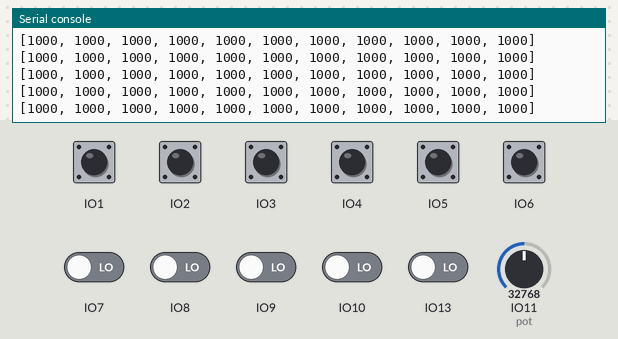
This program was run on a simulated ESP32 board running CircuitPython. Shown: the last lines printed to the serial console. The test bench sets the inputs (shaded band); at power-on: IO1–10, IO13 LOW, IO11 (pot) = 32768 (analog values on the 0–65535 scale). MIDI messages are not drawn; touch pads read as touched when driven HIGH.

Above: at 2.5 s.
2.6 s: IO1 pulled HIGH for 0.15 s
At 2.77 s:
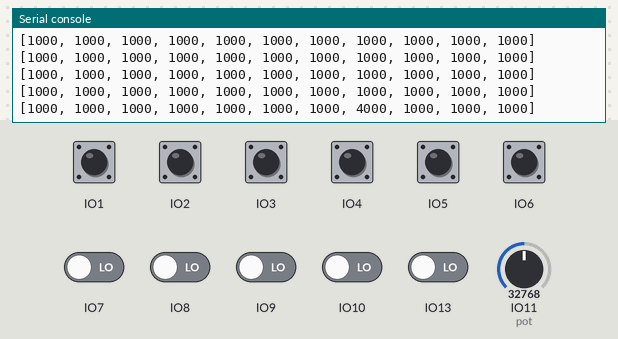
4.2 s: IO2 pulled HIGH for 0.15 s
At 4.46 s:
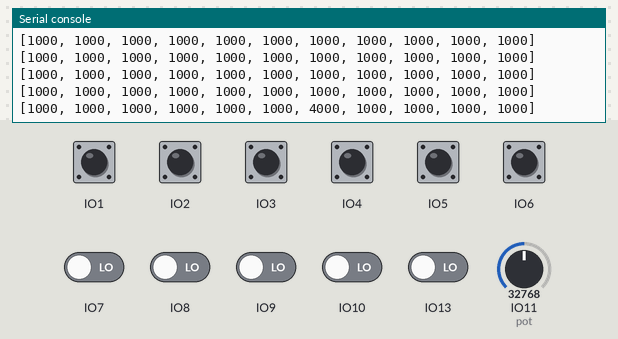
5.8 s: IO3 pulled HIGH for 1 s
At 6.15 s:
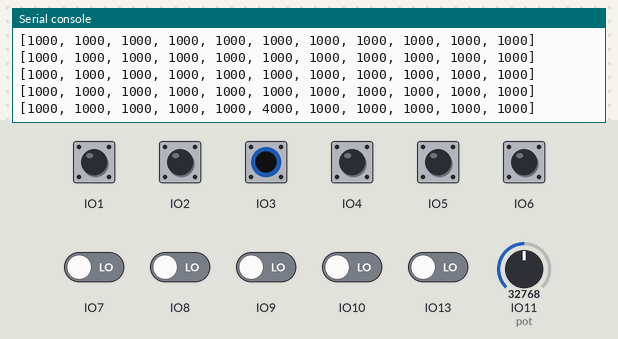
8.3 s: IO4 pulled HIGH for 0.15 s
At 8.47 s:
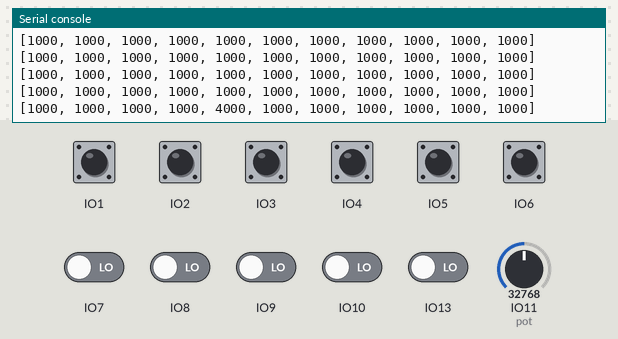
9.9 s: IO5 pulled HIGH for 0.15 s
At 10.17 s:
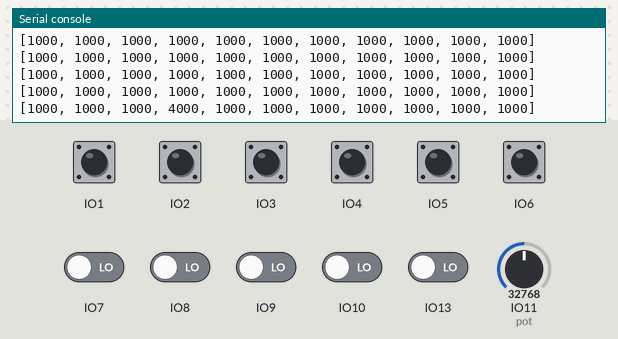
11.5 s: IO6 pulled HIGH for 1 s
At 11.86 s:
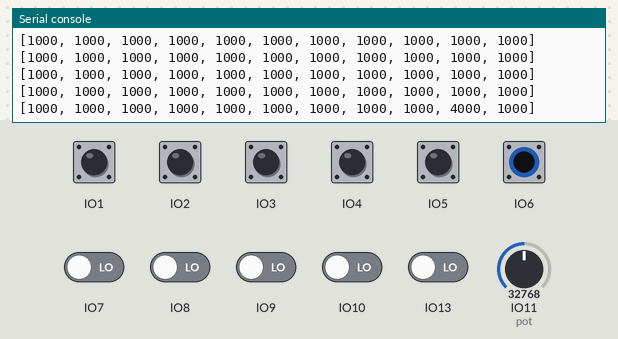

The program:

code.py
```python
#####
# Robin
####

import board, analogio, analogio, neopixel, pwmio, storage, microcontroller
import time, math, random, sensors, midi_handler
from imu_driver import IMU
from imu_processing import *
from midi_handler import MidiHandler

DEBUG_TOUCH = False
DEBUG_CAP = True

pot = [sensors.Pot(11)]
midi = midi_handler.MidiHandler( channel=0 )

num_touch = 11
touchPins = [8, 9, 10, 5, 4, 3, 2, 1, 13, 6, 7]
button = [sensors.TouchButton(touchPins[i]) for i in range(num_touch)]

thresholds= [ 0.5 for i in range(11)]
# thresholds[8] = 0.4
# thresholds[9] = 0.4

def update_thresholds():
    for i in range(num_touch):
        button[i].set_threshold(thresholds[i])
    print('updated thresholds')
    button[i].calibration_mode = True


update_thresholds()

def note_on(note, vel):
    print("NOTE_ON", note, vel)
midi.on_note_on = note_on

def on_cc(num,val):
    print("CC", num, val)
    if num == 127:
        if val == 0 and microcontroller.nvm[0] == 1:
            microcontroller.nvm[0] = 0
            microcontroller.reset()
        elif microcontroller.nvm[0] == 0:
            microcontroller.nvm[0] = 1
            microcontroller.reset()
midi.on_control_change = on_cc

# left = [4,3,2,1]
# right = [9,10,5]
# thumb = 8
# arrors = [13,6]
# strip = 7

# imu = IMU(board_type="LSM6", SDA=board.IO44, SCL=board.IO43)
imu = IMU(board_type="BMI160", SDA=board.IO44, SCL=board.IO43)

cap_timer = 0
print_timer = 0

scale = [0,2,4,5,7,9,11,12,14,16,17,19,21,23,24]
left_note = 0
right_note = 0
level = 0

touch_interval = 0.2 if DEBUG_TOUCH else 0.001
control_interval = 0.2 if DEBUG_CAP else 0.02
imu.update()
accel = [imu.accel_cur[i] for i in range(3)]
magnitude = get_magnitude(accel)
tilt = [0,0,0]

level_smoothing = 0.9

while True:

    if time.monotonic()-cap_timer >= touch_interval:
        cap_timer= time.monotonic()
        midi.update()

        for i in range(num_touch):
            button[i].update()

        msg = []
        for i in range(num_touch):
            value = button[i].get_state()
            if i == 0:
#                 print(thresholds[0], value, button[i].value, button[i].calibration_mode)
                button[i].calibration_mode = True
            if value == "pressed":
#                 if i == 0: update_thresholds()
                midi.send_note(i, 127)
                msg.append(1)
            elif value == "down": msg.append(1)
            elif value == "released":
                msg.append(0)
                midi.send_note(i, 0)
            elif value == "up": msg.append(0)
            else: msg.append(0)
        if DEBUG_TOUCH: print(msg)

        rnote = scale[ msg[1] + msg[2]*2 + msg[3]*4 + 4] - 12
        lnote = scale[ msg[4] + msg[5]*2 + msg[6]*4 + msg[7]*4 ]

        if rnote!= right_note:
            right_note = rnote
#             midi.send_note(right_note+48, 127)
#             print('right', right_note)
        if lnote!= left_note:
            left_note = lnote
#             midi.send_note(left_note+48, 127, 1)
#             print('left', left_note)

    if time.monotonic()-print_timer >= control_interval:
        print_timer = time.monotonic()

        # IMU
        new_data = imu.update()
#         print(new_data)
        for i in range(3):
            accel[i] = onepole(imu.accel_cur[i],accel[i],level_smoothing)
        magnitude = smooth(get_magnitude(accel), magnitude, level_smoothing/2, level_smoothing/2+.5)
#         print(accel, magnitude*10)
        tilt = get_tilt_angles(imu.accel_cur)
        midi.force_send_cc(3, tilt[0]/2 + 45)
        midi.force_send_cc(4, tilt[1]/2 + 45)
        midi.force_send_cc(5, tilt[2]/2 + 45)


        # POTENTIOMETER
        value = pot[0].read()
        if value:
            level_smoothing = 1 - math.pow(value/128,2)
#             print(level_smoothing)
            midi.send_cc(0, value)

        #pitch bend
        r_bend = 0
        count = 0
        for i in range (1,4):
            if button[i].state == 'pressed' or button[i].state == 'down':
                r_bend += button[i].value
                count += 1

        if count > 0:
            r_bend = r_bend/500/count*20
#             midi.force_send_cc(0, r_bend)
#             print('R', count, r_bend)

        l_bend = 0
        count = 0
        for i in range (4,7):
            if button[i].state == 'pressed' or button[i].state == 'down':
                l_bend += button[i].value
                count += 1
        if count > 0:
            l_bend = l_bend/500/count*20
#             midi.force_send_cc(1, l_bend)
#             print('L', count, l_bend)

        # amplitude
        level = level*0.2 + (button[0].value/20) * .8
        level = level/100 + magnitude*1000
        level = math.pow( level/127,0.5) * 127
        midi.force_send_cc(2, level)
#         print(level)
#         print(button[0].value,button[1].value,button[4].value  )
        if DEBUG_CAP:
            msg = []
            for i in range (11):
                msg.append(button[i].raw())
            print(msg)
```

sensors.py
```python
# sensors.py
import analogio, digitalio, touchio, board, math, time

class Pot:
    """
    Represents one potentiometer.

    Stores:
    - ADC reference
    - previous value (for change detection)
    """

    def __init__(self, pin):
        self.pin =  getattr(board, f'D{pin}')
        self.pot = analogio.AnalogIn(self.pin)
        self.prev_value = 0

    def read(self):
        value = self.pot.value >> 9
        new_value = False
        if value != self.prev_value:
            new_value = True
        self.prev_value = value
        if new_value is True:
            return value
        else:
            return False

    def raw(self):
        self.prev_value = self.pot.value >> 9
        return self.prev_value

class Button:
    """
    Represents one digital button.

    Handles:
    - Digital input setup
    - Edge detection (press / release)
    - Previous state tracking
    """

    def __init__(self, pin):
        self.pin =  getattr(board, f'D{pin}')
        self.button = digitalio.DigitalInOut(self.pin)
        self.button.direction = digitalio.Direction.INPUT
        self.button.pull = digitalio.Pull.UP

        self.prev_state = self.button.value

    def read(self):
        """
        Returns:
        - "pressed"
        - "released"
        - None
        """
        current = self.button.value

        if current != self.prev_state:
            self.prev_state = current
            return "pressed" if not current else "released"

        return False

class TouchButton:
    """
    Represents one capsense button.

    Handles:
    - Digital input setup
    - Edge detection (press / release)
    - Previous state tracking
    """

    def __init__(self, pin):
        self.pin =  getattr(board, f'D{pin}')
        self.button = touchio.TouchIn(self.pin)
        time.sleep( 0.1 )
        self.button.threshold = 100
        self.prev_state = False
        self.value = 0
        self.prev_raw = 0
        self.state = "up"
        self.smoothing = 0.5
        self.baseline = 40000
        self.baseline_smoothing = 1
        self.threshold = 0.3
        self.calibration_mode = False
        self.peak = 50000

    def calibrate(self):
        self.calibration_mode = True
        self.button.threshold = 10000

    def update(self):
        # read and lowpass filter
        raw = self.button.raw_value * (1-self.smoothing) + self.prev_raw * self.smoothing
        self.prev_raw = raw
        # set peak

        if raw > self.peak: self.peak = raw
        elif self.peak > self.baseline - 10000: self.peak -= 1
        if (self.peak - self.baseline) > 10000:
            # update baseline
#             if not self.button.value or self.calibration_mode:
            if raw < self.baseline:
                self.baseline = raw
                new_threshold =  self.baseline + self.threshold
                if new_threshold < 35535 :  self.button.threshold = math.floor(new_threshold)
            elif self.baseline < self.peak - 10000: self.baseline += self.baseline_smoothing

            if self.peak - self.baseline > 0: self.value = (raw - self.baseline)/(self.peak - self.baseline)
#         if self.calibration_mode:
#             if self.value < 50:
#                 self.calibration_mode = False
#                 self.set_threshold(self.threshold)
#         print(raw, self.value, self.baseline)
#         self.state = self.get_state()
        if self.peak - self.baseline > 0:
            self.value = (raw - self.baseline) / (self.peak - self.baseline)

    def get_state(self):
        """
        Returns:
        - "pressed"
        - "released"
        - None
        """
        current = self.value > self.threshold

        if current != self.prev_state:
            self.prev_state = current
            self.state = current
            self.state =  "pressed" if current else "released"
        else:
            self.state = "down" if current else "up"
        return self.state

    def read(self):
        """
        Returns:
        - "pressed"
        - "released"
        - None
        """
        current = self.value > self.threshold

        if current != self.prev_state:
            self.prev_state = current
            return "pressed" if current else "released"

        return False

    def raw(self):
        return self.button.raw_value

    def set_threshold(self, value):
        try:
            self.threshold = value
            self.baseline = self.button.raw_value
#             self.button.threshold = self.button.raw_value + self.threshold
        except Exception as e:
            print("bad threshold ", self.button.raw_value + self.threshold, e)

    
```

midi_handler.py
```python
import usb_midi
import adafruit_midi
from adafruit_midi.note_on import NoteOn
from adafruit_midi.note_off import NoteOff
from adafruit_midi.control_change import ControlChange

midi_debug = False
print("MIDI ports:", usb_midi.ports)

class MidiHandler:
    def __init__(self, channel = 0 ):
        self.midi = adafruit_midi.MIDI(
            midi_in=usb_midi.ports[0],
            midi_out=usb_midi.ports[1],
            in_channel=(channel),
            out_channel=(channel),
            debug=False,
            )

        self.on_note_on = lambda note, velocity: print(f"Note On {msg.note} Velocity: {msg.velocity}")
        self.on_note_off = lambda note, velocity: print(f'Note Off {note} Velocity {velocity}')
        self.on_control_change = lambda num, val: print(f'CC {num} Value {val}')
#         self.on_note_on = None
#         self.on_note_off = None
#         self.on_control_change = None
        self.cc_values = [0] * 128

    def update(self):
        """Call this in your main loop"""
        msg = self.midi.receive()

        if msg is not None:
            print(msg)
            if isinstance(msg, NoteOn):
                if self.on_note_on:
                    self.on_note_on(msg.note, msg.velocity)
            elif isinstance(msg, NoteOff):
                if self.on_note_off:
                    self.on_note_off(msg.note, msg.velocity)
            elif isinstance(msg, ControlChange):
                if self.on_control_change:
                    self.on_control_change(msg.control, msg.value)


    def send_note(self, note,vel,channel = 0):
        if midi_debug: print('NOTE: ', note,vel)
        if vel > 0:
            if vel > 127: vel = 127
            if note < 0: note = 0
            elif note > 127: note = 127
            self.midi.send(NoteOn(note,vel),channel) # Send Middle C
        else:
            self.midi.send(NoteOff(note, 0),channel)

    def send_cc(self, num, val,channel = 0):
        val = int(val)
        if val > 127: val = 127
        elif val < 0: val = 0
        if num < 0: num = 0
        elif num > 127: num = 127

        if val != self.cc_values[num]:
            if midi_debug: print('CC: ', num,val)
    #         if num == 12: print(val)
            self.cc_values[num] = val
            self.midi.send(ControlChange(num, int(val)),channel)

    def force_send_cc(self, num, val,channel = 0):
        val = int(val)
        if val > 127: val = 127
        elif val < 0: val = 0
        if num < 0: num = 0
        elif num > 127: num = 127

        if midi_debug: print('Force CC: ', num,val)
        self.cc_values[num] = val
        self.midi.send(ControlChange(num, int(val)), channel)
```

imu_driver.py
```python
import board
import busio
import time
import struct

class IMU:
    def __init__(self, board_type="LSM6", SDA=board.IO43, SCL=board.IO44):
        self._i2c_bus = None

        try:
            self.i2c = busio.I2C(SCL, SDA) # Note: SCL is usually first in busio.I2C
        except Exception as e:
            print(f"Failed to create I2C bus: {e}")

        self.BOARD = board_type
        # LSM6 0x6B, BMI 0x69
        self.DEVICE_ADDRESS = 0x6B if self.BOARD == "LSM6" else 0x69

        # Default Registers (LSM6DS3)
        self.ACCEL_START_REG = 0x28
        self.GYRO_START_REG = 0x22
        self.CTRL1_XL = 0x10  # Accel config
        self.CTRL2_G = 0x11   # Gyro config
        self.STATUS_REG = 0x1E
        self.POWER_CMD = 0x7E # Specific to BMI160

        if self.BOARD == "BMI160":
            self.ACCEL_START_REG = 0x12
            self.GYRO_START_REG = 0x0C
            self.CTRL1_XL = 0x40
            self.CTRL2_G = 0x42
            self.STATUS_REG = 0x1B

        self.accel_cur = [0.0, 0.0, 0.0]
        self.gyro_cur = [0.0, 0.0, 0.0]
        self.buffer = bytearray(6)

        self.init_sensor()

        self.poll_rate = 0.01 #in seconds
        self.prev_time = 0

    def init_sensor(self):
        if self.BOARD == "LSM6":
            # Enable Accel (104Hz, 2g) and Gyro (104Hz, 2000 dps)
            self.write_register(self.CTRL1_XL, 0x40)
            self.write_register(self.CTRL2_G, 0x4C)
        elif self.BOARD == "BMI160":
            # BMI160 Power-up sequence
            self.write_register(self.POWER_CMD, 0x11) # Accel to Normal Mode
            time.sleep(0.1)
            self.write_register(self.POWER_CMD, 0x15) # Gyro to Normal Mode
            time.sleep(0.1)

    def update(self):
        if time.monotonic() - self.prev_time > self.poll_rate:
            self.prev_time = time.monotonic()
        else: return 0

        status = self.read_register(self.STATUS_REG)

        # Handle different status bits per chip
        if self.BOARD == "LSM6":
            accel_ready = (status & 0x01)
            gyro_ready = (status & 0x02)
        else: # BMI160
            accel_ready = (status & 0x80)
            gyro_ready = (status & 0x40)

        if accel_ready:
            self.read_into_buffer(self.ACCEL_START_REG)
            raw = struct.unpack('<hhh', self.buffer)
            # 0.000061 is for +/- 2g scale
            self.accel_cur[:] = [val * 0.000061 for val in raw]

        if gyro_ready:
            self.read_into_buffer(self.GYRO_START_REG)
            raw = struct.unpack('<hhh', self.buffer)
            # 0.0001527 is for 125/250 dps (Check your sensor's FS setting!)
            # 0.00003051757
            self.gyro_cur[:] = [val * 0.00003051757 for val in raw]

        return status

    def read_into_buffer(self, reg):
        """Helper to handle I2C locking and reading."""
        if self._i2c_bus is None:
            return False

        while not self.i2c.try_lock(): pass
        try:
            self.i2c.writeto_then_readfrom(self.DEVICE_ADDRESS, bytes([reg]), self.buffer)
        finally:
            self.i2c.unlock()

    def write_register(self, reg, value):
        if self._i2c_bus is None:
            return False

        while not self.i2c.try_lock(): pass
        try:
            self.i2c.writeto(self.DEVICE_ADDRESS, bytes([reg, value]))
        finally:
            self.i2c.unlock()

    def read_register(self, reg):
        if self._i2c_bus is None:
            return False

        while not self.i2c.try_lock(): pass
        try:
            result = bytearray(1)
            self.i2c.writeto_then_readfrom(self.DEVICE_ADDRESS, bytes([reg]), result)
            return result[0]
        finally:
            self.i2c.unlock()
```

imu_processing.py
```python
import math
import time

def get_magnitude(data):
    """Calculates total force (Resultant Vector)"""
    mag = math.sqrt(sum(val**2 for val in data))
    return abs(mag-1)

def get_tilt_angles(accel):
    """
    Converts gravity distribution into Tilt (Degrees).
    Works best when the device is moving slowly.
    """
    x, y, z = accel
    # math.atan2 is safer than atan as it handles division by zero
    pitch = math.atan2(x, math.sqrt(y*y + z*z)) * 180 / math.pi
    roll = math.atan2(y, math.sqrt(x*x + z*z)) * 180 / math.pi
    yaw = math.atan2(z, math.sqrt(x*x + y*y)) * 180 / math.pi
    return pitch, roll, yaw

def get_gyro_angle(gyro_x, current_angle):
    """
    Integrates angular velocity to find position.
    Requires knowing how much time has passed (dt).
    """
    now = time.monotonic()
    dt = now - self.last_time
    self.last_time = now

    # New Angle = Old Angle + (Speed * Time)
    return current_angle + (gyro_x * dt)

def low_pass_filter(new_val, prev_filtered, alpha=0.1):
    """
    Smooths out jitter.
    alpha 0.1 = 90% old data, 10% new data.
    """
    return (1 - alpha) * new_val + alpha * prev_filtered
def onepole(new_val, prev_filtered, alpha=0.1):
    return low_pass_filter(new_val, prev_filtered, alpha)

def smooth(new_val, prev_val, up=0.1, down=0.9):
    alpha = up
    if new_val < prev_val:
        alpha = down
    return low_pass_filter(new_val, prev_val, alpha)
```

Measured:
- after the input at 2.6 s, the serial console: prints a new line at once (image 1)
- after the input at 4.2 s, the serial console: prints a new line after 0.10 s (image 2)
- after the input at 5.8 s, the serial console: prints a new line after 0.18 s (image 3)
- after the input at 8.3 s, the serial console: prints a new line at once (image 4)
- after the input at 9.9 s, the serial console: prints a new line after 0.11 s (image 5)
- after the input at 11.5 s, the serial console: prints a new line after 0.20 s (image 6)
